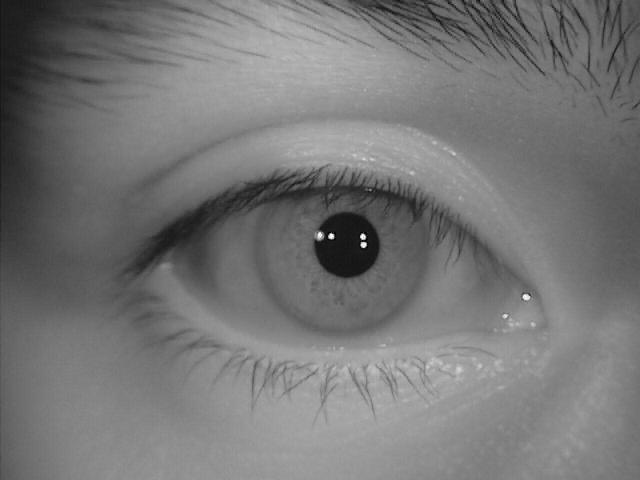
#> input picture S2001R09.jpg, 640 x 480 px, found by its file name
$ python Iris_dhundo.py
#> lines starting #> are read from the running program, lines starting #| are printed output that depends on the picture; after the words box and inside, x2 and y2 are one past the last pixel; in counts of white or black regions, pixels touching at a corner belong together
import cv2
import numpy as np
import sys

def detect_iris_and_pupil(image_path='D:\ML\opencv\S2001R09.jpg'):
    # Read image from the given path
#> called with image_path = 'D:\\ML\\opencv\\S2001R09.jpg'
    img = cv2.imread(image_path)
#> img is the input picture: shape (480, 640, 3); min 0, max 255, mean 117.6
    if img is None:
        print(f"Error: Could not read image {image_path}.")
        sys.exit()

    # Create a copy of the original image for output
    output = img.copy()

    # Convert to grayscale and apply preprocessing
    gray = cv2.cvtColor(img, cv2.COLOR_BGR2GRAY)

    # Apply CLAHE to enhance contrast
    clahe = cv2.createCLAHE(clipLimit=4.0, tileGridSize=(8, 8))
    gray_eq = clahe.apply(gray)

    # Apply bilateral filtering to reduce noise while preserving edges
    gray_filtered = cv2.bilateralFilter(gray_eq, 9, 75, 75)
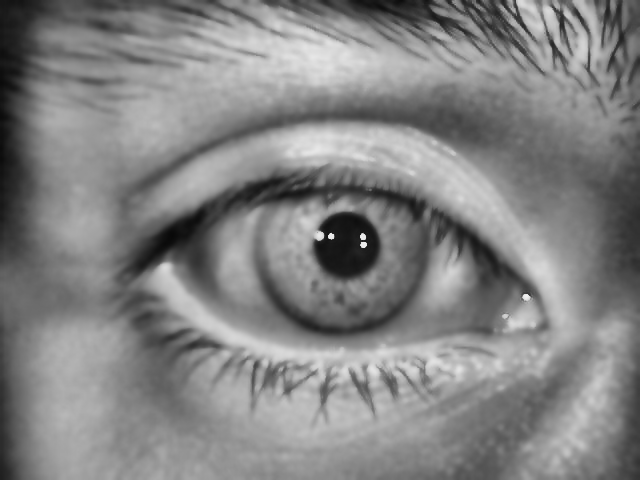
#> gray_filtered: shape (480, 640); min 8, max 241, mean 131

    # Load the eye cascade classifier
    eye_cascade = cv2.CascadeClassifier(cv2.data.haarcascades + 'haarcascade_eye.xml')

    # Detect eyes with relaxed parameters
    eyes = eye_cascade.detectMultiScale(
        gray_filtered,
        scaleFactor=1.03,
        minNeighbors=3,
        minSize=(20, 20)
    )
#> eyes = 14 rows, first 6: [379, 30, 22, 22], [505, 276, 36, 36], [211, 351, 36, 36], [420, 28, 22, 22], [488, 41, 24, 24], [243, 344, 71, 71]

    # Find the largest eye region
    largest_eye = None
    largest_area = 0

    for (ex, ey, ew, eh) in eyes:
        area = ew * eh
        if area > largest_area:
            largest_area = area
            largest_eye = (ex, ey, ew, eh)
#> this loop made 14 passes
#> (ex, ey, ew, eh, area, largest_area) on passes 1, 2, 6, 12, 14: (379, 30, 22, 22, 484, 484), (505, 276, 36, 36, 1296, 1296), (243, 344, 71, 71, 5041, 5041), (104, 190, 142, 142, 20164, 20164), (194, 108, 297, 297, 88209, 88209)
#> (ex, ey, ew, eh, area) on passes 3, 4, 5, 7, 8, 9: (211, 351, 36, 36, 1296), (420, 28, 22, 22, 484), (488, 41, 24, 24, 576), (428, 217, 58, 58, 3364), (394, 190, 44, 44, 1936), (230, 172, 53, 53, 2809)
#> after the loop, largest_area = 88209

    # Process only the largest eye if found
    if largest_eye is not None:
        ex, ey, ew, eh = largest_eye
#> ex = 194; ey = 108; ew = 297; eh = 297

        # Draw rectangle around the largest eye
        cv2.rectangle(output, (ex, ey), (ex+ew, ey+eh), (255, 0, 0), 2)
#> output: shape (480, 640, 3); 1.16% of pixels changed, all inside (x1, y1, x2, y2) = (193, 107, 493, 407)

        # Extract eye region and preprocess
        roi_gray = gray_filtered[ey:ey+eh, ex:ex+ew]
        roi_color = img[ey:ey+eh, ex:ex+ew].copy()
        roi_blur = cv2.GaussianBlur(roi_gray, (5, 5), 0)

        # Create diagnostic image for viewing intermediate steps
        diagnostic = np.hstack([
            cv2.cvtColor(roi_gray, cv2.COLOR_GRAY2BGR),
            roi_color,
            cv2.cvtColor(roi_blur, cv2.COLOR_GRAY2BGR)
        ])
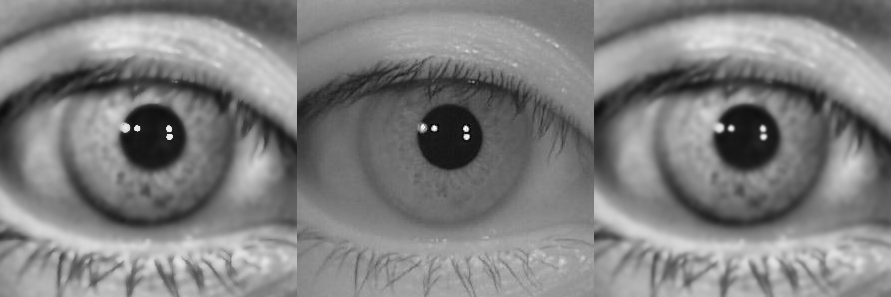
#> diagnostic: shape (297, 891, 3); min 0, max 255, mean 127.5

        # IRIS DETECTION
        # Try multiple HoughCircles parameter sets to find the iris
        iris_detected = False
        iris_circle = None

        # Parameter sets optimized for iris detection
        iris_parameter_sets = [
            # dp, minDist, param1, param2, minRadius, maxRadius
            [1.5, ew//4, 100, 25, int(ew*0.1), int(ew*0.45)],
            [2.0, ew//4, 100, 20, int(ew*0.1), int(ew*0.45)],
            [2.5, ew//4, 100, 15, int(ew*0.1), int(ew*0.45)]
        ]
#> iris_parameter_sets = [[1.5, 74, 100, 25, 29, 133], [2, 74, 100, 20, 29, 133], [2.5, 74, 100, 15, 29, 133]]

        for params in iris_parameter_sets:
            # Apply HoughCircles to find circular iris
            circles = cv2.HoughCircles(
                roi_blur,
                cv2.HOUGH_GRADIENT,
                dp=params[0],
                minDist=params[1],
                param1=params[2],
                param2=params[3],
                minRadius=params[4],
                maxRadius=params[5]
            )

            if circles is not None:
                # Convert coordinates and radius to integers
                circles = np.uint16(np.around(circles))

                # Find the most centered circle (most likely to be the iris)
                center_x, center_y = ew // 2, eh // 2
                min_dist = float('inf')
                for circle in circles[0, :]:
                    dist = np.sqrt((center_x - circle[0])**2 + (center_y - circle[1])**2)
                    if dist < min_dist:
                        min_dist = dist
                        iris_circle = circle

                if iris_circle is not None:
                    iris_detected = True
                    break
#> this loop made 1 pass
#> (params, center_x, center_y, iris_detected) on pass 1: ([1.5, 74, 100, 25, 29, 133], 148, 148, True)
#> after the loop, center_x = 148; center_y = 148; iris_circle = [184, 149, 132]; iris_detected = True; min_dist = 36.01

        # Draw the detected iris circle
        if iris_circle is not None:
            iris_center = (ex + iris_circle[0], ey + iris_circle[1])
#> iris_center = (378, 257)
            iris_radius = iris_circle[2]
#> iris_radius = 132

            # Draw iris circle on output image
            cv2.circle(output, iris_center, iris_radius, (0, 255, 0), 2)
#> output: shape (480, 640, 3); mean B, G, R 118, 117.1, 115

            # Create a visualization of the iris circle on the eye ROI
            roi_with_iris = roi_color.copy()
            cv2.circle(roi_with_iris, (iris_circle[0], iris_circle[1]), iris_radius, (0, 255, 0), 2)
#> roi_with_iris: shape (297, 297, 3); mean B, G, R 116.8, 122.7, 116.8

            # PUPIL DETECTION
            # Create a mask for the iris region to search for pupil only within iris
            iris_mask = np.zeros_like(roi_gray)
            cv2.circle(iris_mask, (iris_circle[0], iris_circle[1]), iris_radius, 255, -1)
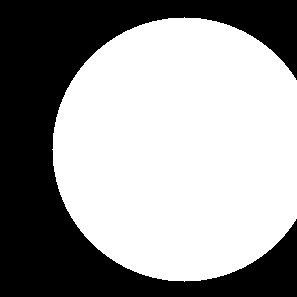
#> iris_mask: shape (297, 297); 59.9% white; 1 black region, box (x1, y1, x2, y2) and area: (0, 0, 297, 297) 35332

            # Extract iris region and enhance for pupil detection
            iris_roi = cv2.bitwise_and(roi_gray, roi_gray, mask=iris_mask)

            # Apply additional processing for pupil detection
            # Pupils are darker than iris, so we can use a lower threshold
            _, pupil_thresh = cv2.threshold(iris_roi, 30, 255, cv2.THRESH_BINARY_INV)
#> pupil_thresh: shape (297, 297); 43.1% white; 10 white regions (4 under 20 px), largest, box (x1, y1, x2, y2) and area: (0, 0, 297, 297) 35360, (123, 107, 183, 167) 2441, (84, 81, 117, 90) 124, (278, 130, 286, 140) 47, (290, 141, 297, 152) 34, (216, 93, 221, 100) 28

            # Clean up the threshold
            kernel = np.ones((3, 3), np.uint8)
            pupil_thresh = cv2.morphologyEx(pupil_thresh, cv2.MORPH_OPEN, kernel, iterations=1)
#> pupil_thresh: shape (297, 297); 43.1% white; 7 white regions (1 under 20 px), largest, box (x1, y1, x2, y2) and area: (0, 0, 297, 297) 35332, (123, 107, 183, 167) 2419, (85, 81, 116, 90) 121, (278, 130, 285, 140) 45, (216, 93, 221, 99) 26, (292, 144, 297, 151) 23
            pupil_thresh = cv2.morphologyEx(pupil_thresh, cv2.MORPH_CLOSE, kernel, iterations=2)
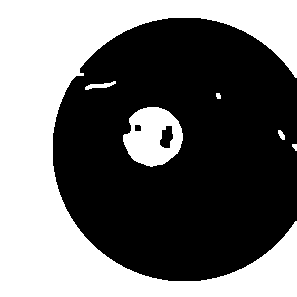
#> pupil_thresh: shape (297, 297); 43.1% white; 6 white regions, box (x1, y1, x2, y2) and area: (0, 0, 297, 297) 35364, (123, 107, 183, 167) 2455, (85, 81, 116, 90) 125, (278, 130, 285, 140) 45, (216, 93, 221, 99) 26, (292, 144, 297, 151) 26

            # Add thresholded image to diagnostic
            diagnostic = np.hstack([
                diagnostic,
                cv2.cvtColor(pupil_thresh, cv2.COLOR_GRAY2BGR)
            ])
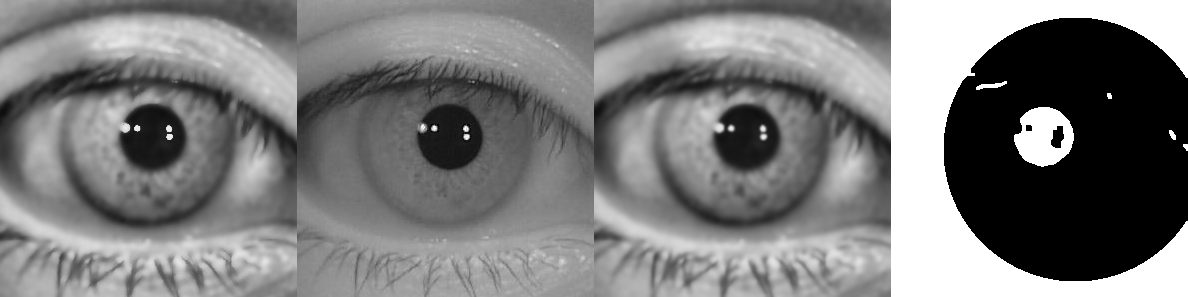
#> diagnostic: shape (297, 1188, 3); min 0, max 255, mean 123.1

            # Method 1: Use HoughCircles to find pupil (often works better for clear images)
            pupil_detected = False
            pupil_circle = None

            # Parameter sets optimized for pupil detection (smaller circles within iris)
            pupil_parameter_sets = [
                # dp, minDist, param1, param2, minRadius, maxRadius
                [1.5, iris_radius//2, 50, 10, int(iris_radius*0.1), int(iris_radius*0.5)],
                [2.0, iris_radius//2, 40, 10, int(iris_radius*0.1), int(iris_radius*0.5)],
                [2.5, iris_radius//2, 30, 8, int(iris_radius*0.1), int(iris_radius*0.5)]
            ]
#> pupil_parameter_sets = [[1.5, 66, 50, 10, 13, 66], [2, 66, 40, 10, 13, 66], [2.5, 66, 30, 8, 13, 66]]

            for params in pupil_parameter_sets:
                # Only look for pupil within the iris mask
                pupil_circles = cv2.HoughCircles(
                    cv2.bitwise_and(roi_blur, roi_blur, mask=iris_mask),
                    cv2.HOUGH_GRADIENT,
                    dp=params[0],
                    minDist=params[1],
                    param1=params[2],
                    param2=params[3],
                    minRadius=params[4],
                    maxRadius=params[5]
                )

                if pupil_circles is not None:
                    # Convert coordinates and radius to integers
                    pupil_circles = np.uint16(np.around(pupil_circles))

                    # Find the most centered circle near the iris center (most likely to be the pupil)
                    iris_center_local = (iris_circle[0], iris_circle[1])
                    min_dist = float('inf')
                    for circle in pupil_circles[0, :]:
                        dist = np.sqrt((iris_center_local[0] - circle[0])**2 + (iris_center_local[1] - circle[1])**2)
                        # Pupil should be near iris center and smaller than iris
                        if dist < min_dist and dist < iris_radius * 0.5 and circle[2] < iris_radius * 0.7:
                            min_dist = dist
                            pupil_circle = circle

                    if pupil_circle is not None:
                        pupil_detected = True
                        break
#> this loop made 2 passes
#> (params, iris_center_local, pupil_detected) on pass 2: ([2, 66, 40, 10, 13, 66], (184, 149), True)
#> (params, iris_center_local) on pass 1: ([1.5, 66, 50, 10, 13, 66], (184, 149))
#> after the loop, min_dist = 37.64; pupil_circle = [173, 113, 65]; pupil_detected = True

            # Method 2: Use contour detection as backup if HoughCircles fails
            if not pupil_detected:
                contours, _ = cv2.findContours(pupil_thresh, cv2.RETR_EXTERNAL, cv2.CHAIN_APPROX_SIMPLE)
                valid_contours = []

                for contour in contours:
                    area = cv2.contourArea(contour)
                    if area > 50:  # Minimum area to filter noise
                        # Calculate circularity
                        perimeter = cv2.arcLength(contour, True)
                        if perimeter > 0:
                            circularity = 4 * np.pi * area / (perimeter * perimeter)

                            # Check if the contour is circular
                            if circularity > 0.7:
                                # Get the center and radius
                                (x, y), radius = cv2.minEnclosingCircle(contour)
                                center = (int(x), int(y))
                                radius = int(radius)

                                # Check if within reasonable distance from iris center
                                dist = np.sqrt((iris_circle[0] - center[0])**2 + (iris_circle[1] - center[1])**2)
                                if dist < iris_radius * 0.5 and radius < iris_radius * 0.7:
                                    valid_contours.append((center, radius, circularity, dist))

                # Find best pupil candidate
                if valid_contours:
                    # Sort by a combination of circularity and distance to center
                    valid_contours.sort(key=lambda x: (x[2] * 0.7) - (x[3] / iris_radius * 0.3), reverse=True)
                    best_center, best_radius, _, _ = valid_contours[0]

                    pupil_circle = np.array([best_center[0], best_center[1], best_radius])
                    pupil_detected = True

            # Draw pupil if detected
            if pupil_circle is not None:
                pupil_center = (ex + pupil_circle[0], ey + pupil_circle[1])
#> pupil_center = (367, 221)
                pupil_radius = pupil_circle[2]
#> pupil_radius = 65

                # Draw pupil circle on output image
                cv2.circle(output, pupil_center, pupil_radius, (0, 0, 255), 2)
#> output: shape (480, 640, 3); mean B, G, R 117.5, 116.6, 115.6
                # Draw pupil center
                cv2.circle(output, pupil_center, 1, (255, 0, 0), 2)
#> output: shape (480, 640, 3); mean B, G, R 117.5, 116.6, 115.6

                # Draw pupil on ROI visualization
                cv2.circle(roi_with_iris, (pupil_circle[0], pupil_circle[1]), pupil_radius, (0, 0, 255), 2)
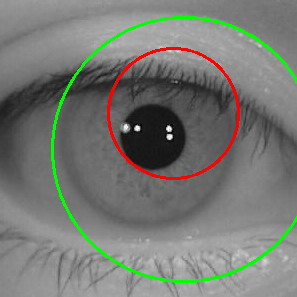
#> roi_with_iris: shape (297, 297, 3); mean B, G, R 115.2, 121.1, 118.8

                print(f"Iris and pupil detected in largest eye at ({ex},{ey}), size: {ew}x{eh}")
#| Iris and pupil detected in largest eye at (194,108), size: 297x297
                print(f"Iris radius: {iris_radius}, Pupil radius: {pupil_radius}")
#| Iris radius: 132, Pupil radius: 65
            else:
                print(f"Iris detected but pupil not detected in the largest eye")

            # Add final visualization to diagnostic
            diagnostic = np.hstack([
                diagnostic,
                roi_with_iris
            ])
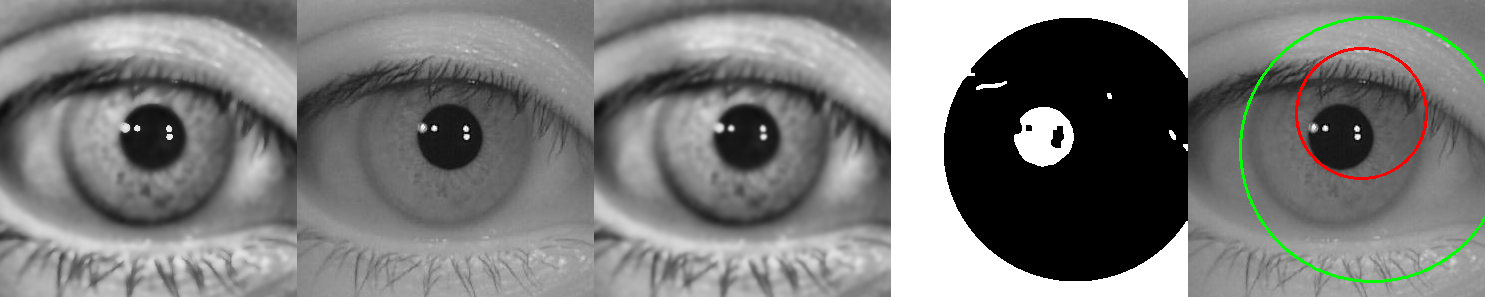
#> diagnostic: shape (297, 1485, 3); mean B, G, R 121.5, 122.7, 122.2
        else:
            print(f"No iris detected in the largest eye")
    else:
        print("No eyes detected in the image")

    # Display results
    cv2.imshow("Iris and Pupil Detection Result", output)
    cv2.imwrite("iris_pupil_detected.jpg", output)

    # Display diagnostic images if iris was detected
    if largest_eye is not None and iris_circle is not None:
        # Resize diagnostic if it's too large
        if diagnostic.shape[1] > 1200:
            scale = 1200 / diagnostic.shape[1]
#> scale = 0.808
            diagnostic = cv2.resize(diagnostic, None, fx=scale, fy=scale)
#> diagnostic: shape (240, 1200, 3)

        cv2.imshow("Detection Steps", diagnostic)
        cv2.imwrite("detection_steps.jpg", diagnostic)

    cv2.waitKey(0)
    cv2.destroyAllWindows()

if __name__ == "__main__":
    if len(sys.argv) > 1:
        detect_iris_and_pupil(sys.argv[1])
    else:
        detect_iris_and_pupil()

$ run again, with S2002R01.jpg copied over S2001R09.jpg
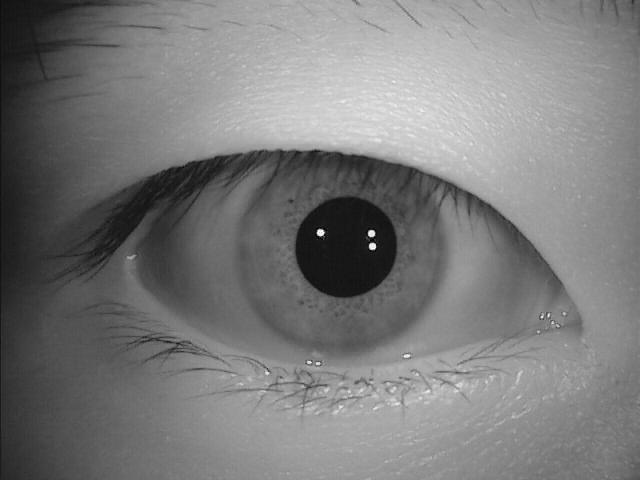
#> input picture S2002R01.jpg, 640 x 480 px, found by its file name
#> in detect_iris_and_pupil, img is the input picture: shape (480, 640, 3); min 0, max 255, mean 122
#> eyes = 27 rows, first 6: [430, 175, 50, 50], [278, 189, 22, 22], [265, 219, 23, 23], [401, 247, 23, 23], [290, 291, 24, 24], [524, 320, 22, 22]
#> the loop in detect_iris_and_pupil, `for (ex, ey, ew, eh) in eyes:` made 27 passes
#> (ex, ey, ew, eh, area, largest_area) on passes 1, 16, 25, 26: (430, 175, 50, 50, 2500, 2500), (62, 203, 88, 88, 7744, 7744), (254, 341, 89, 89, 7921, 7921), (45, 131, 240, 240, 57600, 57600)
#> after the loop in detect_iris_and_pupil, `for (ex, ey, ew, eh) in eyes:`: largest_area = 57600
#> in detect_iris_and_pupil, `ex, ey, ew, eh = largest_eye`: ex = 45; ey = 131; ew = 240
#> iris_parameter_sets = [[1.5, 60, 100, 25, 24, 108], [2, 60, 100, 20, 24, 108], [2.5, 60, 100, 15, 24, 108]]
#> the loop in detect_iris_and_pupil, `for params in iris_parameter_sets:` made 1 pass
#> (params, center_x, center_y, iris_detected) on pass 1: ([1.5, 60, 100, 25, 24, 108], 120, 120, True)
#> after the loop in detect_iris_and_pupil, `for params in iris_parameter_sets:`: center_x = 120; iris_circle = [107, 148, 65]; iris_detected = True; min_dist = 30.87
#> iris_center = (152, 279)
#> iris_radius = 65
#> roi_with_iris: shape (240, 240, 3); mean B, G, R 88.5, 94, 88.5
#> in detect_iris_and_pupil, `cv2.circle(iris_mask, (iris_circle[0], iris_circle[1]), iris_radius, 2..`:
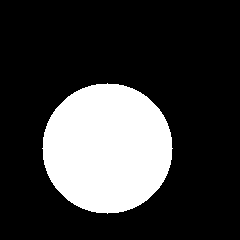
#> iris_mask: shape (240, 240); 23% white; 1 white region, box (x1, y1, x2, y2) and area: (42, 83, 173, 214) 13273
#> pupil_parameter_sets = [[1.5, 32, 50, 10, 6, 32], [2, 32, 40, 10, 6, 32], [2.5, 32, 30, 8, 6, 32]]
#> the loop in detect_iris_and_pupil, `for params in pupil_parameter_sets:` made 3 passes
#> after the loop in detect_iris_and_pupil, `for params in pupil_parameter_sets:`: min_dist = inf; pupil_detected = False
#> contours = [[[0, 0], [0, 239], [239, 239], [239, 0]]]
#> the loop in detect_iris_and_pupil, `for contour in contours:` made 1 pass
#> (contour, area, perimeter, circularity, x, y, radius, center) on pass 1: ([[0, 0], [0, 239], [239, 239], [239, 0]], 57121, 956, 0.785, 119.5, 119.5, 168, (119, 119))
#> after the loop in detect_iris_and_pupil, `for contour in contours:`: valid_contours = []
#> in detect_iris_and_pupil, `diagnostic = np.hstack([ diagnostic, roi_with_iris ])`:
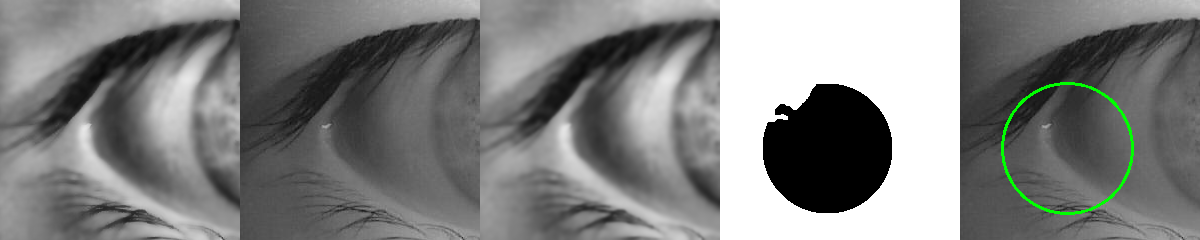
#> diagnostic: shape (240, 1200, 3); mean B, G, R 126.5, 127.6, 126.5

$ run again, with asd.jpg copied over S2001R09.jpg
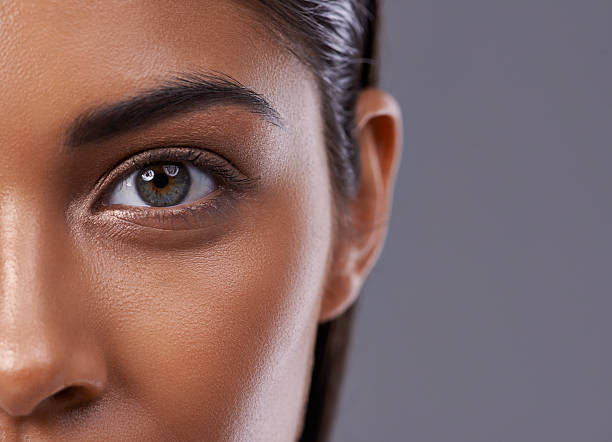
#> input picture asd.jpg, 612 x 442 px, found by its file name
#> in detect_iris_and_pupil, img is the input picture: shape (442, 612, 3); mean B, G, R 102.4, 104, 132.2
#> eyes = [[316, 50, 24, 24], [351, 249, 31, 31], [52, 9, 31, 31], [62, 89, 182, 182]]
#> the loop in detect_iris_and_pupil, `for (ex, ey, ew, eh) in eyes:` made 4 passes
#> (ex, ey, ew, eh, area, largest_area) on passes 1, 2, 4: (316, 50, 24, 24, 576, 576), (351, 249, 31, 31, 961, 961), (62, 89, 182, 182, 33124, 33124)
#> after the loop in detect_iris_and_pupil, `for (ex, ey, ew, eh) in eyes:`: largest_area = 33124
#> in detect_iris_and_pupil, `ex, ey, ew, eh = largest_eye`: ex = 62; ey = 89; ew = 182
#> iris_parameter_sets = [[1.5, 45, 100, 25, 18, 81], [2, 45, 100, 20, 18, 81], [2.5, 45, 100, 15, 18, 81]]
#> the loop in detect_iris_and_pupil, `for params in iris_parameter_sets:` made 1 pass
#> (params, center_x, center_y, iris_detected) on pass 1: ([1.5, 45, 100, 25, 18, 81], 91, 91, True)
#> after the loop in detect_iris_and_pupil, `for params in iris_parameter_sets:`: center_x = 91; iris_circle = [98, 77, 40]; iris_detected = True; min_dist = 15.65
#> iris_center = (160, 166)
#> iris_radius = 40
#> in detect_iris_and_pupil, `cv2.circle(iris_mask, (iris_circle[0], iris_circle[1]), iris_radius, 2..`:
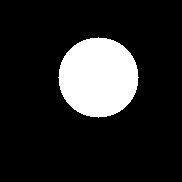
#> iris_mask: shape (182, 182); 15.2% white; 1 white region, box (x1, y1, x2, y2) and area: (58, 37, 139, 118) 5025
#> pupil_parameter_sets = [[1.5, 20, 50, 10, 4, 20], [2, 20, 40, 10, 4, 20], [2.5, 20, 30, 8, 4, 20]]
#> the loop in detect_iris_and_pupil, `for params in pupil_parameter_sets:` made 1 pass
#> (params, iris_center_local, pupil_detected) on pass 1: ([1.5, 20, 50, 10, 4, 20], (98, 77), True)
#> after the loop in detect_iris_and_pupil, `for params in pupil_parameter_sets:`: min_dist = 8.06; pupil_circle = [91, 73, 19]; pupil_detected = True
#> pupil_center = (153, 162)
#> pupil_radius = 19
#| Iris and pupil detected in largest eye at (62,89), size: 182x182
#| Iris radius: 40, Pupil radius: 19
#> in detect_iris_and_pupil, `diagnostic = np.hstack([ diagnostic, roi_with_iris ])`:
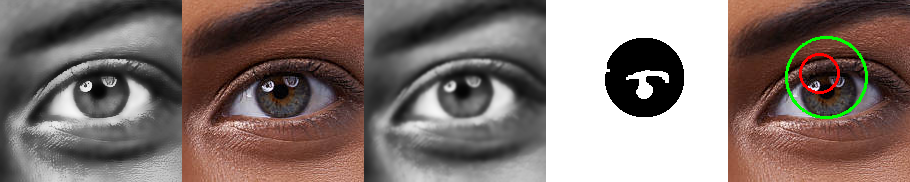
#> diagnostic: shape (182, 910, 3); mean B, G, R 110.9, 115.6, 129.4
